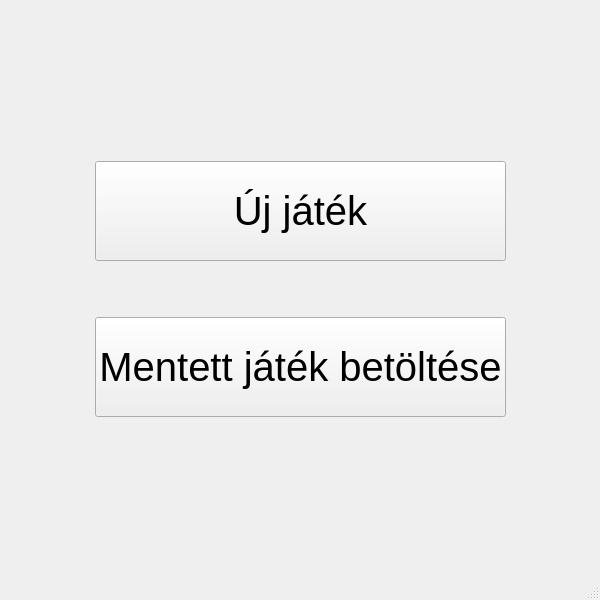
<?xml version="1.0" encoding="UTF-8"?>
<ui version="4.0">
 <class>MainWindow</class>
 <widget class="QMainWindow" name="MainWindow">
  <property name="geometry">
   <rect>
    <x>0</x>
    <y>0</y>
    <width>600</width>
    <height>600</height>
   </rect>
  </property>
  <property name="windowTitle">
   <string>Sudoku</string>
  </property>
  <widget class="QWidget" name="centralwidget">
   <layout class="QHBoxLayout" name="horizontalLayout_2">
    <item>
     <layout class="QHBoxLayout" name="horizontalLayout">
      <item>
       <spacer name="horizontalSpacer">
        <property name="orientation">
         <enum>Qt::Horizontal</enum>
        </property>
        <property name="sizeHint" stdset="0">
         <size>
          <width>69</width>
          <height>20</height>
         </size>
        </property>
       </spacer>
      </item>
      <item>
       <layout class="QVBoxLayout" name="verticalLayout">
        <item>
         <spacer name="verticalSpacer_2">
          <property name="orientation">
           <enum>Qt::Vertical</enum>
          </property>
          <property name="sizeHint" stdset="0">
           <size>
            <width>20</width>
            <height>40</height>
           </size>
          </property>
         </spacer>
        </item>
        <item>
         <spacer name="verticalSpacer_7">
          <property name="orientation">
           <enum>Qt::Vertical</enum>
          </property>
          <property name="sizeHint" stdset="0">
           <size>
            <width>20</width>
            <height>40</height>
           </size>
          </property>
         </spacer>
        </item>
        <item>
         <spacer name="verticalSpacer_5">
          <property name="orientation">
           <enum>Qt::Vertical</enum>
          </property>
          <property name="sizeHint" stdset="0">
           <size>
            <width>20</width>
            <height>40</height>
           </size>
          </property>
         </spacer>
        </item>
        <item>
         <widget class="QPushButton" name="pushButton">
          <property name="sizePolicy">
           <sizepolicy hsizetype="Minimum" vsizetype="Minimum">
            <horstretch>0</horstretch>
            <verstretch>0</verstretch>
           </sizepolicy>
          </property>
          <property name="minimumSize">
           <size>
            <width>0</width>
            <height>100</height>
           </size>
          </property>
          <property name="font">
           <font>
            <pointsize>30</pointsize>
           </font>
          </property>
          <property name="text">
           <string>Új játék</string>
          </property>
         </widget>
        </item>
        <item>
         <spacer name="verticalSpacer">
          <property name="orientation">
           <enum>Qt::Vertical</enum>
          </property>
          <property name="sizeHint" stdset="0">
           <size>
            <width>20</width>
            <height>40</height>
           </size>
          </property>
         </spacer>
        </item>
        <item>
         <widget class="QPushButton" name="pushButton_2">
          <property name="minimumSize">
           <size>
            <width>0</width>
            <height>100</height>
           </size>
          </property>
          <property name="font">
           <font>
            <pointsize>30</pointsize>
           </font>
          </property>
          <property name="text">
           <string>Mentett játék betöltése</string>
          </property>
         </widget>
        </item>
        <item>
         <spacer name="verticalSpacer_3">
          <property name="orientation">
           <enum>Qt::Vertical</enum>
          </property>
          <property name="sizeHint" stdset="0">
           <size>
            <width>20</width>
            <height>40</height>
           </size>
          </property>
         </spacer>
        </item>
        <item>
         <spacer name="verticalSpacer_4">
          <property name="orientation">
           <enum>Qt::Vertical</enum>
          </property>
          <property name="sizeHint" stdset="0">
           <size>
            <width>20</width>
            <height>40</height>
           </size>
          </property>
         </spacer>
        </item>
        <item>
         <spacer name="verticalSpacer_6">
          <property name="orientation">
           <enum>Qt::Vertical</enum>
          </property>
          <property name="sizeHint" stdset="0">
           <size>
            <width>20</width>
            <height>40</height>
           </size>
          </property>
         </spacer>
        </item>
       </layout>
      </item>
      <item>
       <spacer name="horizontalSpacer_2">
        <property name="orientation">
         <enum>Qt::Horizontal</enum>
        </property>
        <property name="sizeHint" stdset="0">
         <size>
          <width>68</width>
          <height>20</height>
         </size>
        </property>
       </spacer>
      </item>
     </layout>
    </item>
   </layout>
  </widget>
  <widget class="QMenuBar" name="menubar">
   <property name="geometry">
    <rect>
     <x>0</x>
     <y>0</y>
     <width>600</width>
     <height>21</height>
    </rect>
   </property>
  </widget>
  <widget class="QStatusBar" name="statusbar"/>
 </widget>
 <resources/>
 <connections/>
</ui>
